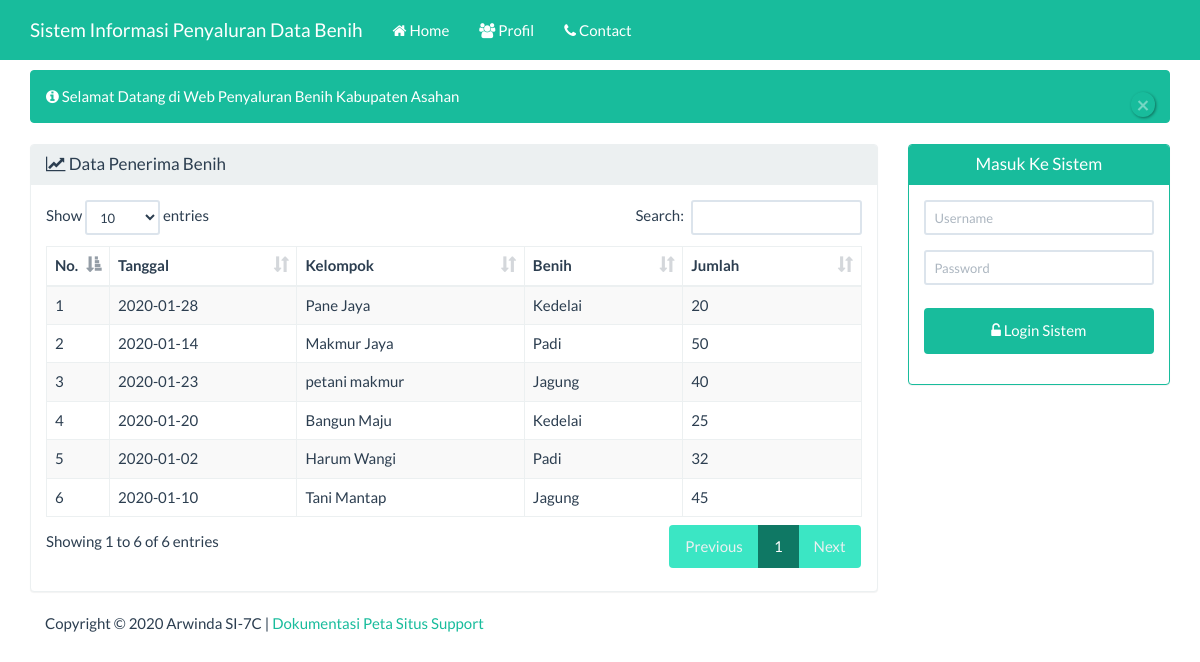
The page / on the database its author committed.
### tables this page shows
CREATE TABLE `tbl_terima` (
  `id_terima` int(11) NOT NULL,
  `id_kelompok` int(11) NOT NULL,
  `id_benih` int(11) NOT NULL,
  `tgl` date NOT NULL,
  `jml` int(11) NOT NULL,
  `ket` varchar(100) NOT NULL
);

CREATE TABLE `tbl_tani` (
  `id_kelompok` int(11) NOT NULL,
  `nm_kelompok` varchar(255) NOT NULL,
  `nm_ketua` varchar(255) NOT NULL,
  `jml_anggota` int(11) NOT NULL
);

CREATE TABLE `tbl_benih` (
  `id_benih` int(11) NOT NULL,
  `nm_benih` varchar(100) NOT NULL,
  `jenis` varchar(100) NOT NULL,
  `varietas` varchar(100) NOT NULL
);

### beranda.php (the view, shortened to what this page needs)
<div class="container">
    <div class="row">
            <div class="col-md-12 col-sm">
                  <div class="alert alert-success alert-dismissible fade in" role="alert">
                    <button type="button" class="close" data-dismiss="alert" aria-label="Close"><span aria-hidden="true">×</span>
                    </button> <i class="fa fa-info-circle"></i>
                    Selamat Datang di Web Penyaluran Benih Kabupaten Asahan
                  </div>
            </div>
    </div>
    <div class="row">
        <div class="col-sm-9 col-xs-12">
            <div class="panel panel-default">
                <div class="panel-heading">
                    <h3 class="panel-title"><i class="fa fa-line-chart"></i> Data Penerima Benih</h3>
                </div>
                <div class="panel-body">
                     <table id="dtskripsi" class="table table-bordered table-striped table-hover">
                        <thead>
                            <tr>
                                <th width="5px">No.</th>
                                <th>Tanggal</th>
                                <th>Kelompok</th>
                                <th>Benih</th>
                                <th>Jumlah</th>
                            </tr>
                        </thead>
                        <tbody>
                            <?php
                            $sql = "SELECT * FROM tbl_terima,tbl_tani,tbl_benih WHERE tbl_terima.id_kelompok = tbl_tani.id_kelompok AND
                                                                                      tbl_terima.id_benih = tbl_benih.id_benih";
                            $query = mysqli_query($koneksi, $sql) or die("SQL Anda Salah");
                            $nomor = 0;
                            while ($data = mysqli_fetch_array($query)) {
                                $nomor++;
                                ?>
                                <tr>
                                    <td><?= $nomor ?></td>
                                    <td><?= $data['tgl'] ?></td>
                                    <td><?= $data['nm_kelompok'] ?></td>
                                    <td><?= $data['nm_benih'] ?></td>
                                    <td><?= $data['jml'] ?></td>
                                </tr>
                            <?php } ?>
                        </tbody>
                    </table>
                </div>
            </div>
        </div>
        <div class="col-sm-3 col-xs-12">
            <?php if (isset($_SESSION['username'])) { ?>
            <div class="alert alert-info">
                <strong>Welcome <?=$_SESSION['nama']?></strong>
            </div>
            <?php
           } else { ?>
            <div class="panel panel-success">
                <div class="panel-heading">
                   <center><h3 class="panel-title">Masuk Ke Sistem</h3></center>
                </div>
                <div class="panel-body">
                    <form class="form-horizontal" action="proses_login.php" method="post">
                        <div class="form-group">
                            <div class="col-sm-12">
                                <input type="text" name="user" class="form-control input-sm"
                                   placeholder="Username" required="" autocomplete="off"/>
                            </div>
                        </div>
                        <div class="form-group">
                            <div class="col-sm-12">
                                <input type="password" name="pwd" class="form-control input-sm"
                                   placeholder="Password" required="" autocomplete="off"/>
                            </div>
                        </div>
                        <div class="form-group">
                            <div class="col-sm-12">
                                <button type="submit" name="login" value="login"
                                        class="btn btn-success btn-block"><span class="fa fa-unlock-alt"></span>
                                    Login Sistem
                                </button>
                            </div>
                    </form>
                </div>
            </div>
        </div>
            <?php } ?>
    </div>
</div>

### index.php (style rules this page uses)
body { margin-top:70px; }
.close { background: #606061; color: #FFFFFF; line-height: 25px; position: absolute; text-align: center; top: -10px; right: -12px; width: 24px; text-decoration: none; font-weight: bold; border-radius: 12px; box-shadow: 1px 1px 3px #000; }
button { background-color: #4CAF50; color: white; padding: 14px 20px; margin: 8px 0; border: none; cursor: pointer; width: 100%; }

### rows shown on the page
tbl_terima: tgl "2020-01-28", id_kelompok.nm_kelompok "Pane Jaya", id_benih.nm_benih "Kedelai", jml "20"
tbl_terima: tgl "2020-01-14", id_kelompok.nm_kelompok "Makmur Jaya", id_benih.nm_benih "Padi", jml "50"
tbl_terima: tgl "2020-01-23", id_kelompok.nm_kelompok "petani makmur", id_benih.nm_benih "Jagung", jml "40"
tbl_terima: tgl "2020-01-20", id_kelompok.nm_kelompok "Bangun Maju", id_benih.nm_benih "Kedelai", jml "25"
tbl_terima: tgl "2020-01-02", id_kelompok.nm_kelompok "Harum Wangi", id_benih.nm_benih "Padi", jml "32"
tbl_terima: tgl "2020-01-10", id_kelompok.nm_kelompok "Tani Mantap", id_benih.nm_benih "Jagung", jml "45"
